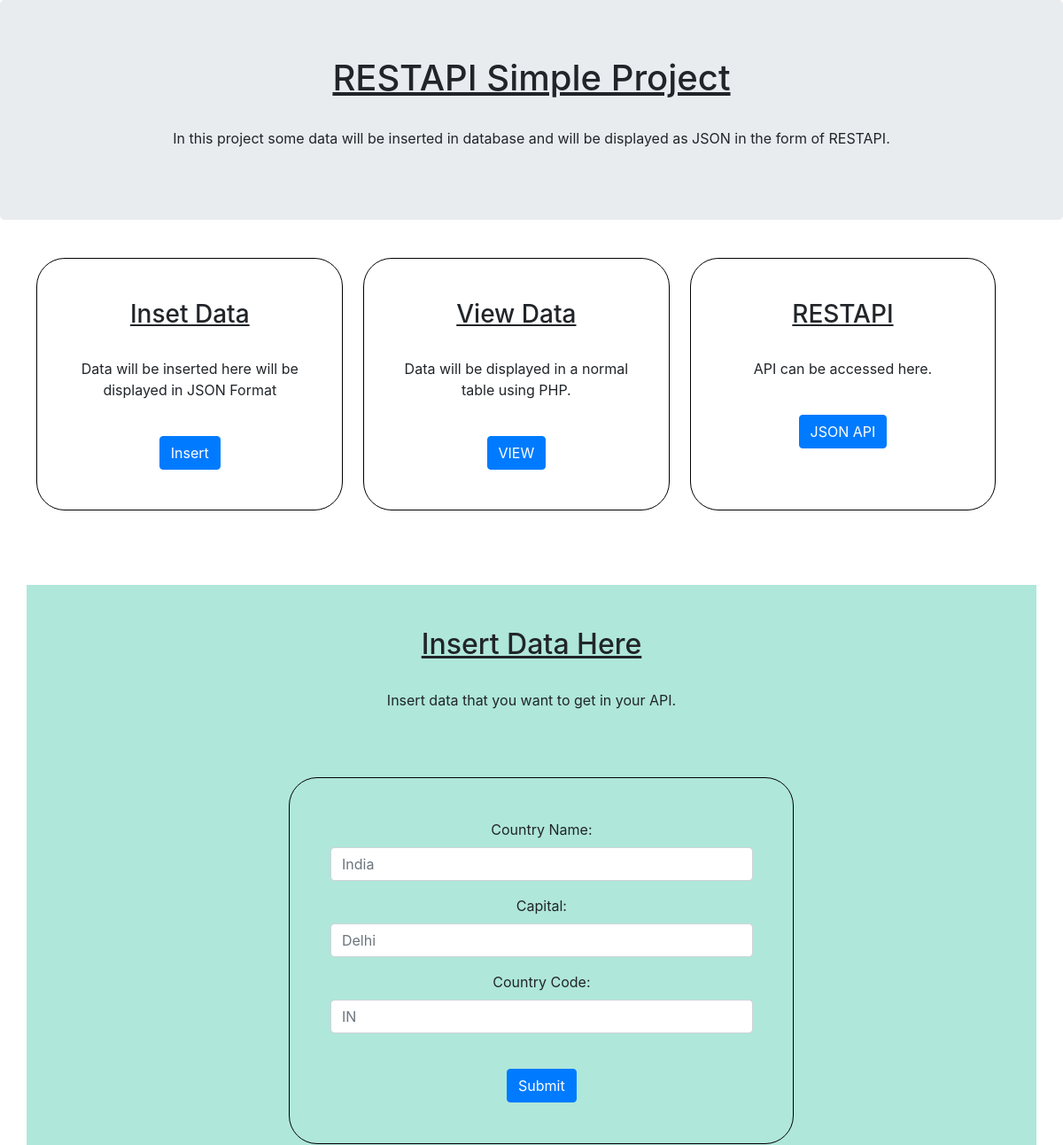
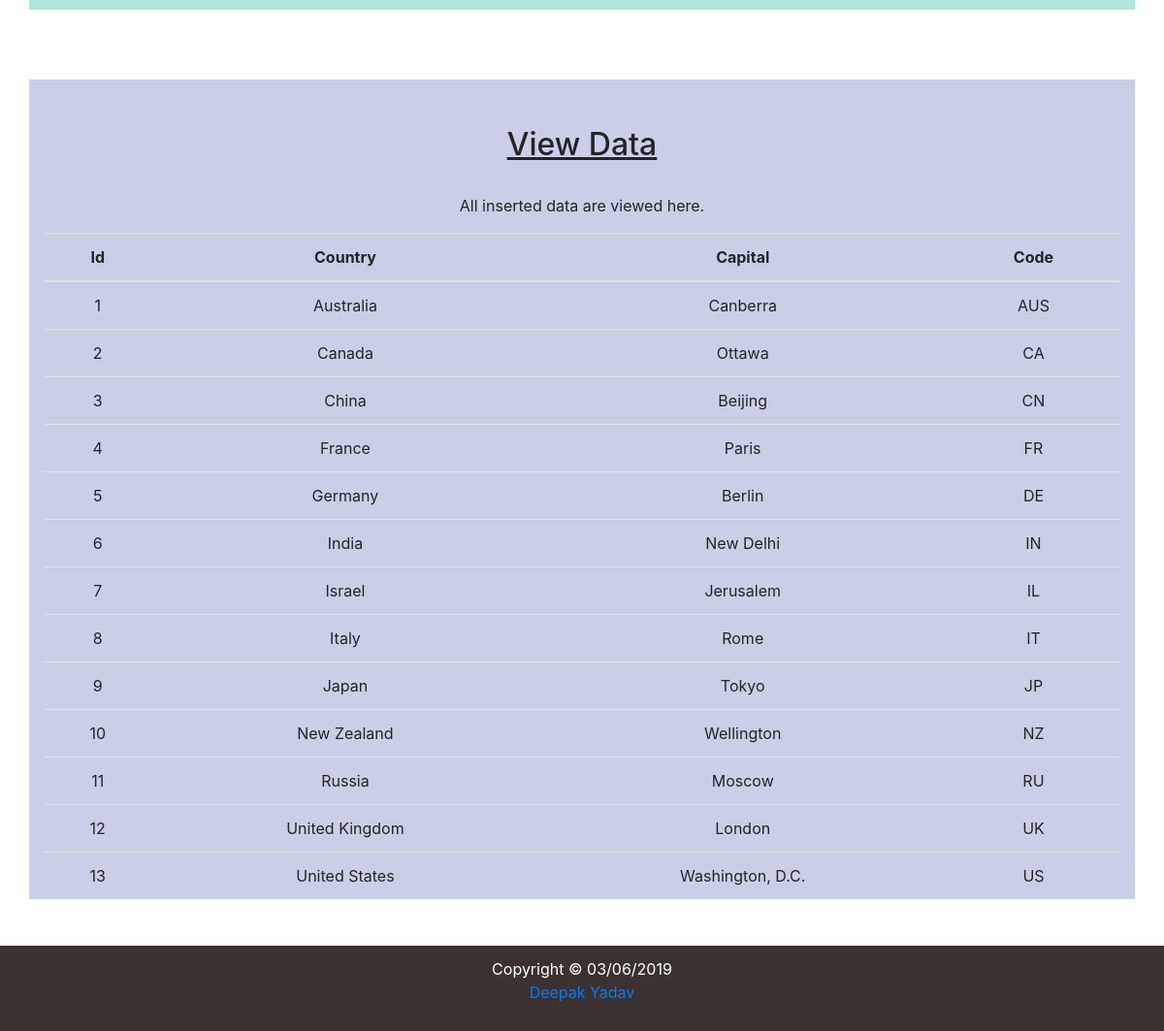
The page / on the database its author committed (2 pictures, top to bottom).
### tables this page shows
CREATE TABLE IF NOT EXISTS `countries` (
  `id` int(11) NOT NULL AUTO_INCREMENT,
  `countryName` varchar(30) NOT NULL,
  `countryCapital` varchar(30) NOT NULL,
  `countryCode` varchar(30) NOT NULL,
  PRIMARY KEY (`id`)
);

### index.php (the view, shortened to what this page needs)
<!DOCTYPE html>
<html lang="en">
<head>
  <link rel="stylesheet" href="https://maxcdn.bootstrapcdn.com/bootstrap/4.3.1/css/bootstrap.min.css">
  <link rel="stylesheet" href="main.css">
</head>
<body>
<div class="jumbotron text-center">
  <h1><u>RESTAPI Simple Project</u></h1>
  <br>
  <p>In this project some data will be inserted in database and will be displayed as JSON in the form of RESTAPI.</p>
</div>
<div class="container">
  <div class="row">
    <div class="divborder col-sm-4">
      <h3><u>Inset Data</u></h3>
      <br>
      <p>Data will be inserted here will be displayed in JSON Format</p>
      <br>
      <button type="button" class="btn btn-primary" onclick="window.location.href='#insertdiv'">Insert</button>
    </div>
    <div class="divborder col-sm-4">
      <h3><u>View Data</u></h3>
      <br>
      <p>Data will be displayed in a normal table using PHP.</p>
      <br>
      <button type="button" class="btn btn-primary" onclick="window.location.href='#viewdiv'">VIEW</button>
    </div>
    <div class="divborder col-sm-4">
      <h3><u>RESTAPI</u></h3>
      <br>
      <p>API can be accessed here.</p>
      <br>
      <button type="button" class="btn btn-primary" onclick="window.location.href='JSONAPI'">JSON API</button>
    </div>
  </div>
</div>
<br>
<br>
<br>
<div class="container text-center form_color">
    <br>
    <br>
  <h2><u>Insert Data Here</u></h2>
  <br>
  <p>Insert data that you want to get in your API.</p>
  <br>
  <br>
  <div class="row">
    <div class="col-sm-3">
    </div>
    <div class="divborder col-sm-6" id="insertdiv">
    <form name="myForm" action="read" method="post"  onsubmit="return validateForm()">
    <div class="form-group">
      <label for="usr">Country Name:</label>
      <input type="text" class="form-control" id="usr" name="countryname" placeholder="India">
    </div>
    <div class="form-group">
    <label for="usr">Capital:</label>
      <input type="text" class="form-control" id="usr" name="countrycapital" placeholder="Delhi">
    </div>
    <div class="form-group">
    <label for="usr">Country Code:</label>
      <input type="text" class="form-control" id="usr" name="countrycode" placeholder="IN">
    </div>
    <br>
    <button type="submit" class="btn btn-primary" name="insert">Submit</button>
    </form>
    </div>
    </div>
</div>
<br>
<br>
<br>
<div class="container text-center view_div_color"  id="viewdiv">
    <br>
    <br>
  <h2><u>View Data</u></h2>
  <br>
  <p>All inserted data are viewed here.</p>
  <table class="table table-hover">
    <thead>
      <tr>
        <th>Id</th>
        <th>Country</th>
        <th>Capital</th>
        <th>Code</th>
      </tr>
    </thead>
    <tbody>
<?php
          include("db.php");
           $sql_qry = "SELECT * FROM `countries`";
         $query = mysqli_query($conn,$sql_qry);
         while ($rows = mysqli_fetch_array($query)) {
?>
     <tr>
        <td><?php echo $rows['id'];?> </td>
        <td><?php echo $rows['countryName'];?> </td>
        <td><?php echo $rows['countryCapital'];?> </td>
        <td><?php echo $rows['countryCode'];?> </td>
      </tr>
 <?php
}
?>
    </tbody>
  </table>
</div>
<div class="col-sm-12 footer_div">
  <div class="text-center"><p>Copyright © <?php echo date("d/m/Y"); ?>
  <br>
  <a href=""> Deepak Yadav</a></p>
  </div>
</body>
</html>

### main.css (style rules this page uses)
.divborder { border: 1px solid black; border-radius: 2rem; padding: 4%; margin: 1%; text-align: center; }
.form_color { background-color: #1bba9559; }
.view_div_color { background-color: #0c288f38; }
.footer_div { background-color: #3c3131; margin-top: 4%; padding: 1%; color: #ffffff; }
@media (min-width: 576px) { .col-sm-4 { -ms-flex: 0 0 30.333333%; flex: 0 0 30.333333%; max-width: 30.333333%; } }

### rows shown on the page
countries: id "1", countryName "Australia", countryCapital "Canberra", countryCode "AUS"
countries: id "2", countryName "Canada", countryCapital "Ottawa", countryCode "CA"
countries: id "3", countryName "China", countryCapital "Beijing", countryCode "CN"
countries: id "4", countryName "France", countryCapital "Paris", countryCode "FR"
countries: id "5", countryName "Germany", countryCapital "Berlin", countryCode "DE"
countries: id "6", countryName "India", countryCapital "New Delhi", countryCode "IN"
countries: id "7", countryName "Israel", countryCapital "Jerusalem", countryCode "IL"
countries: id "8", countryName "Italy", countryCapital "Rome", countryCode "IT"
countries: id "9", countryName "Japan", countryCapital "Tokyo", countryCode "JP"
countries: id "10", countryName "New Zealand", countryCapital "Wellington", countryCode "NZ"
countries: id "11", countryName "Russia", countryCapital "Moscow", countryCode "RU"
countries: id "12", countryName "United Kingdom", countryCapital "London", countryCode "UK"
countries: id "13", countryName "United States", countryCapital "Washington, D.C.", countryCode "US"
